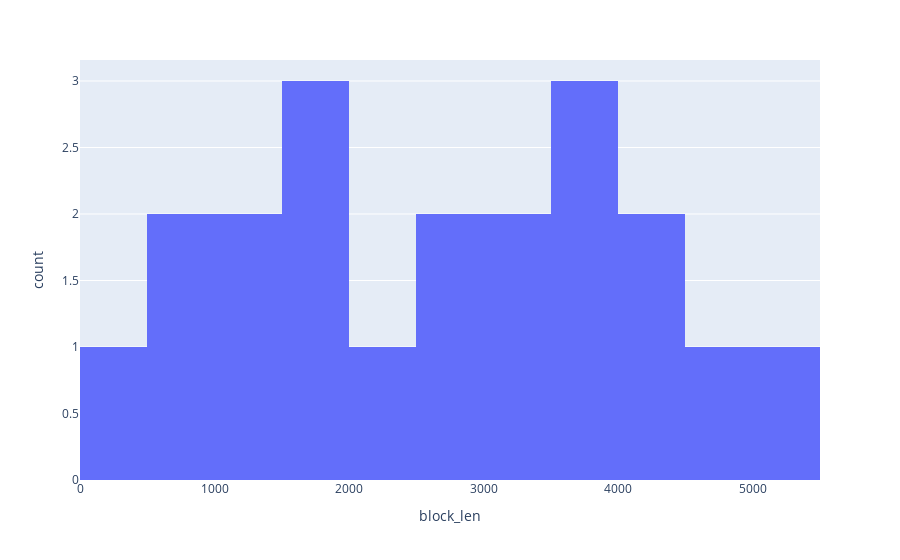

Notebook source saved alongside this figure:
### Code cell
px.histogram(result.to_pandas(), x="block_len", nbins=10)

### Figure 1 — Plotly figure (JSON) as saved in the notebook; plotly's stock layout.template omitted (floating-point values rounded to 4 significant figures)
{"data": [{"alignmentgroup": "True", "bingroup": "x", "hovertemplate": "block_len=%{x}<br>count=%{y}<extra></extra>", "legendgroup": "", "marker": {"color": "#636efa", "pattern": {"shape": ""}}, "name": "", "nbinsx": 10, "offsetgroup": "", "orientation": "v", "showlegend": false, "type": "histogram", "x": [4499, 5000, 4750, 3750, 4250, 3999, 3500, 2750, 3000, 3250, 2500, 1999, 2250, 1750, 1000, 1500, 1250, 250, 750, 500], "xaxis": "x", "yaxis": "y"}], "layout": {"barmode": "relative", "legend": {"tracegroupgap": 0}, "margin": {"t": 60}, "xaxis": {"anchor": "y", "domain": [0, 1], "title": {"text": "block_len"}}, "yaxis": {"anchor": "x", "domain": [0, 1], "title": {"text": "count"}}}}
